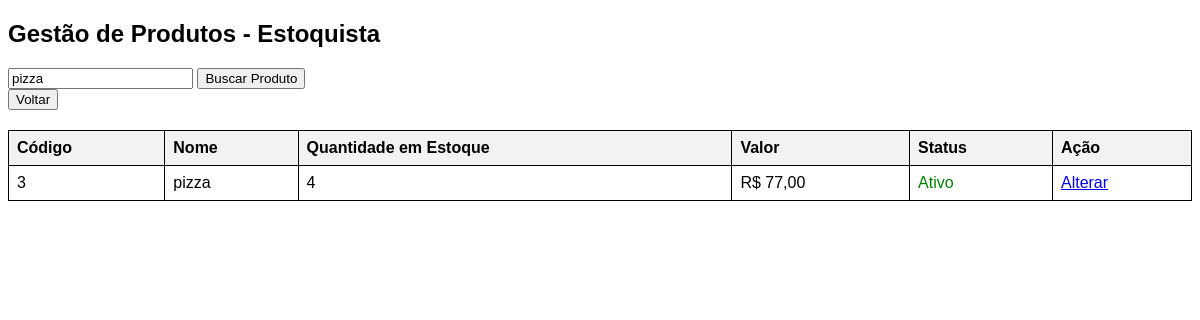
Page /listarprodutoestoquista.php?filtro=pizza on the committed database.
### tables this page shows
CREATE TABLE `produtos` (
  `id` bigint(20) NOT NULL,
  `nome` varchar(200) NOT NULL,
  `avaliacao` decimal(2,1) DEFAULT NULL CHECK (`avaliacao` between 1.0 and 5.0 and `avaliacao` MOD 0.5 = 0),
  `descricao` varchar(2000) DEFAULT NULL,
  `preco` decimal(10,2) NOT NULL CHECK (`preco` >= 0),
  `quantidade_estoque` int(11) NOT NULL,
  `status` tinyint(1) NOT NULL DEFAULT 1
);

### listarprodutoestoquista.php (the view, shortened to what this page needs)
<?php
include "connectDB.php";
$itens_por_pagina = 10;
$pagina = isset($_GET['pagina']) ? intval($_GET['pagina']) : 1;
$offset = ($pagina - 1) * $itens_por_pagina;
$filtro = isset($_GET['filtro']) ? trim($_GET['filtro']) : '';
$sql = "SELECT id, nome, quantidade_estoque, preco, status FROM produtos";
$parametros = [];
$tipos = "";
if ($filtro !== '') {
    $sql .= " WHERE nome LIKE ?";
    $parametros[] = "%$filtro%";
    $tipos .= "s";
}
$sql .= " ORDER BY id DESC LIMIT ?, ?";
$parametros[] = $offset;
$parametros[] = $itens_por_pagina;
$tipos .= "ii";
$stmt = $mysqli->prepare($sql);
$stmt->bind_param($tipos, ...$parametros);
$stmt->execute();
$result = $stmt->get_result();
?>
<!DOCTYPE html>
<html lang="pt-br">
<head>
</head>
<body>
    <h2>Gestão de Produtos - Estoquista</h2>
    <form method="GET" action="">
        <input type="text" name="filtro" placeholder="Buscar produto..." value="<?php echo htmlspecialchars($filtro); ?>">
        <button type="submit">Buscar Produto</button>
    </form>
    <div class="buttons-container">
        <button onclick="window.location.href='backofficeestoquista.php'">Voltar</button>
    </div>
    <table>
        <tr>
            <th>Código</th>
            <th>Nome</th>
            <th>Quantidade em Estoque</th>
            <th>Valor</th>
            <th>Status</th>
            <th>Ação</th>
        </tr>
        <?php while ($row = $result->fetch_assoc()) { ?>
        <tr>
            <td><?php echo $row['id']; ?></td>
            <td><?php echo htmlspecialchars($row['nome']); ?></td>
            <td><?php echo $row['quantidade_estoque']; ?></td>
            <td>R$ <?php echo number_format($row['preco'], 2, ',', '.'); ?></td>
            <td>
                <span class="<?php echo ($row['status'] == 1) ? 'status-ativo' : 'status-inativo'; ?>">
                    <?php echo ($row['status'] == 1) ? 'Ativo' : 'Inativo'; ?>
                </span>
            </td>
            <td>
                <a href="alterarProdutoEstoquista.php?id=<?php echo $row['id']; ?>">Alterar</a>
            </td>
        </tr>
        <?php } ?>
    </table>
</body>
</html>

### listarprodutoestoquista.php (style rules this page uses)
body { font-family: Arial, sans-serif; }
.buttons-container { display: flex; justify-content: space-between; margin-bottom: 20px; }
table { width: 100%; border-collapse: collapse; }
th, td { border: 1px solid black; padding: 8px; text-align: left; }
th { background-color: #f2f2f2; }
.status-ativo { color: green; }

### rows in the picture
produtos: id "3", nome "pizza", quantidade_estoque "4", preco "77,00", status "Ativo"
